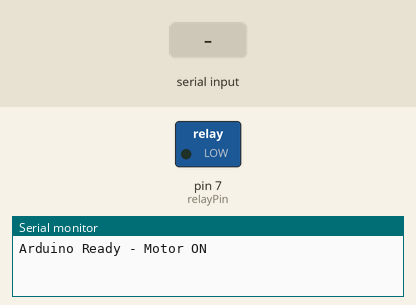
Simulated run of this sketch. Board: Arduino Uno, built with avr-gcc and run on an emulated ATmega328P. Parts: switched loads named in the sketch (green lamp = pin HIGH), the last lines printed to the serial monitor. Inputs (shaded band) come from the test bench.

Above: at 1.2 s.
1.3 s: "0" received over Serial
At 2.3 s:
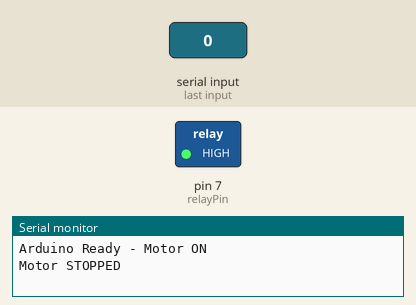
2.8 s: "1" received over Serial
At 3.5 s:
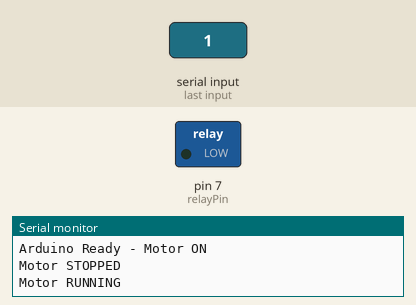
Timing chart, 0 to 5.8 s (numbered marks = the images above; inputs shaded):
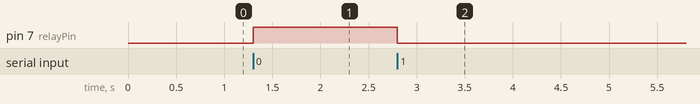

Measured:
- after the input at 1.3 s, pin 7 (relayPin): LOW → HIGH at once
- after the input at 2.8 s, pin 7 (relayPin): HIGH → LOW at once

The sketch:

drowsiness.ino
```cpp
const int relayPin = 7;
char command;

void setup() {
  Serial.begin(9600);
  pinMode(relayPin, OUTPUT);

  // Start with motor ON (eyes assumed open)
  digitalWrite(relayPin, LOW);
  Serial.println("Arduino Ready - Motor ON");
}

void loop() {
  if (Serial.available() > 0) {
    command = Serial.read();

    // Use if-else to ensure only one action per command
    if (command == '0') {
      digitalWrite(relayPin, HIGH);  // STOP motor (relay OFF - active low)
      Serial.println("Motor STOPPED");
    }
    else if (command == '1') {
      digitalWrite(relayPin, LOW);   // RUN motor (relay ON)
      Serial.println("Motor RUNNING");
    }
    // Ignore any other characters (noise, newlines, etc.)

    // Clear any remaining bytes in buffer
    while (Serial.available() > 0) {
      Serial.read();
    }
  }
}
```
